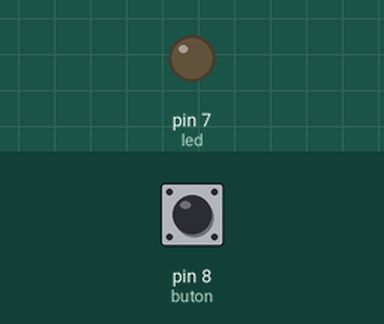
This sketch was run on a simulated Arduino Uno, built with avr-gcc and run on an emulated ATmega328P. On the bench: output pins drawn as LEDs (lit = HIGH). The inputs (shaded band) are chosen by the test bench; at power-on: pin 8 (buton) LOW.

Above: at 1.2 s.
1.3 s: pin 8 (buton) pulled HIGH for 0.15 s
At 1.37 s:
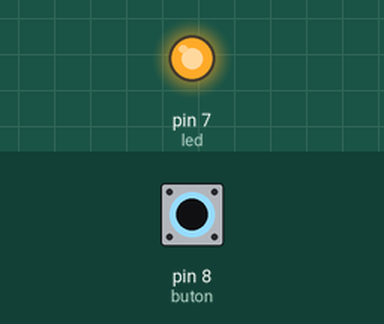
2.9 s: pin 8 (buton) pulled HIGH for 3.2 s
At 7.0 s:
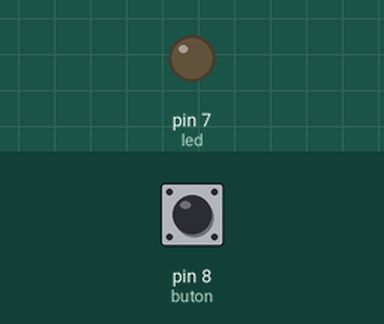
Timing chart, 0 to 8.5 s (numbered marks = the images above; inputs shaded):
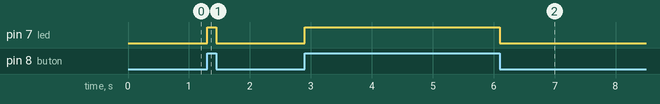

Measured:
- after the input at 1.3 s, pin 7 (led): LOW → HIGH at once, → LOW 0.15 s later
- after the input at 2.9 s, pin 7 (led): LOW → HIGH at once, → LOW 3.2 s later

The sketch:

buton_led.ino
```cpp
/*Define komutuyla pin numaralarına karşılık gelen bileşenlerimizi
tanımladık*/

#define led 7
#define buton 8


/* buton deger adlı değişken oluşturuldu bu loop kısmında kullanmamız
gereken bir değişken*/

int butondeger=1;
void setup()
{
  /*bileşenlerimiz bize sinyalmi yolluyor yoksa bizmi onlara bilgi
  gönderiyoruz bunu tanımlıyoruz.*/
  pinMode(led,OUTPUT);
  pinMode(buton,INPUT);

}

void loop()
{
  /*digitalRead komutuyla butondan aldığımız bilgiyi önceden
  oluşturduğumuz değişkene aktarıyoruz daha sonra bu değişkende ki
  veriye göre if else oluşturup ledimizi yakıyoruz.*/
  butondeger=digitalRead(buton);
  if (butondeger==1){
    digitalWrite(7,HIGH);

  }
  else{

    digitalWrite(led,LOW);
  }

}
```
